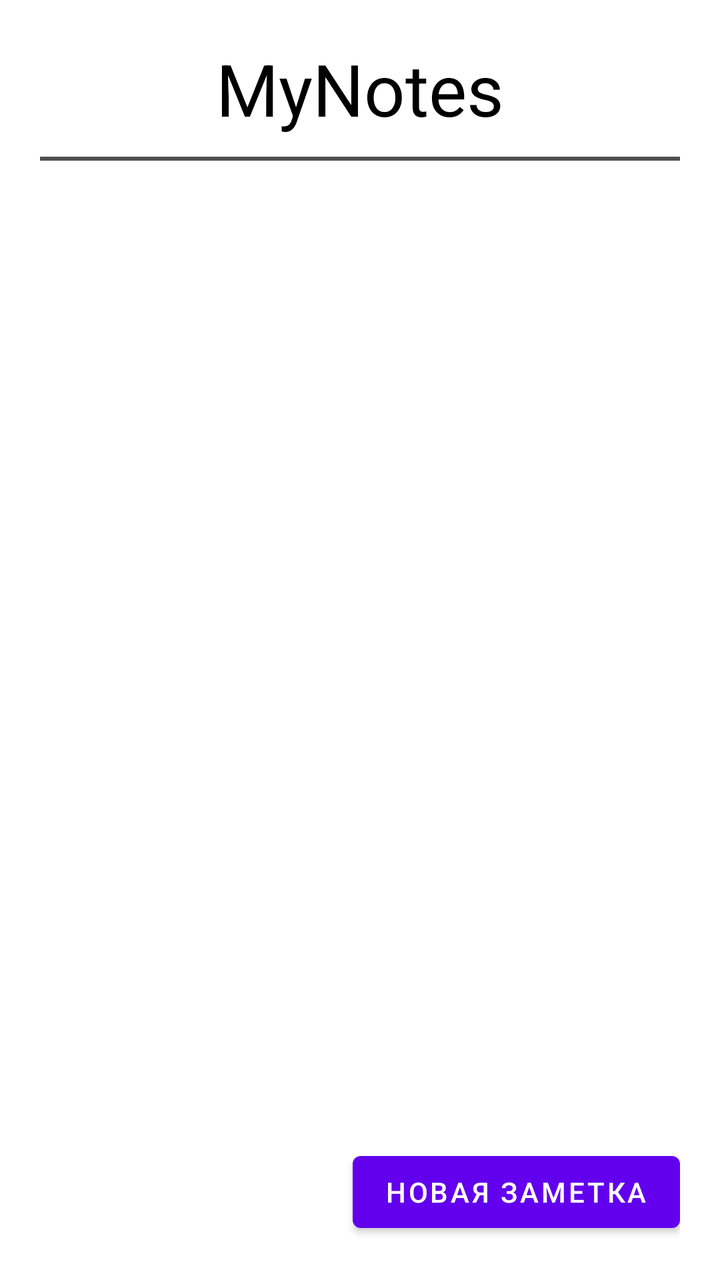
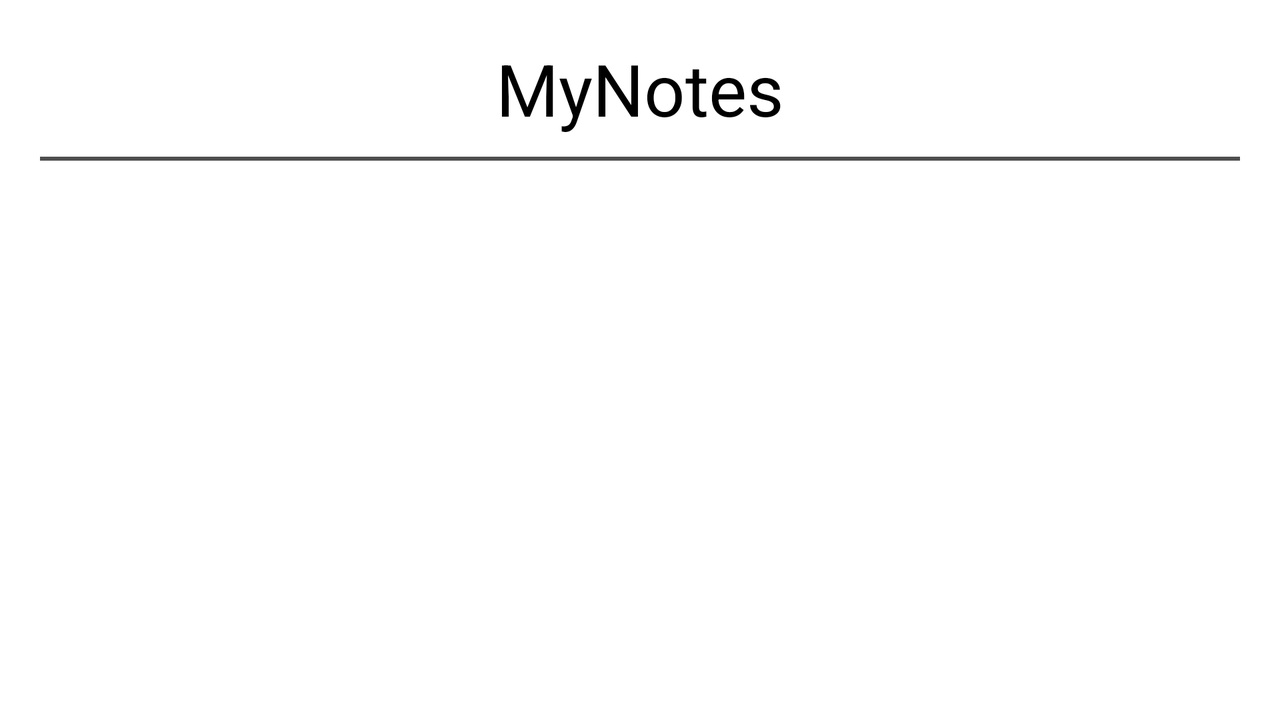

Two renders of one Android screen. The first uses the default layout on a phone; the second uses the alternative layout the repository ships for a different screen configuration, on a matching device. The two XML files are below.
<!-- AndroidManifest.xml: application theme Theme.MyNotes -->
<!-- res/layout/activity_notes.xml -->
<?xml version="1.0" encoding="utf-8"?>
<FrameLayout xmlns:android="http://schemas.android.com/apk/res/android"
    xmlns:app="http://schemas.android.com/apk/res-auto"
    xmlns:tools="http://schemas.android.com/tools"
    android:layout_width="match_parent"
    android:layout_height="match_parent"
    android:padding="@dimen/main_activity_padding"
    tools:context="ui.NotesActivity">

    <Button
        android:id="@+id/new_note_btn"
        android:layout_width="wrap_content"
        android:layout_height="wrap_content"
        android:layout_gravity="end|end|bottom"
        android:text="@string/new_note_btn"/>

    <LinearLayout
        android:id="@+id/notes_container"
        android:layout_width="match_parent"
        android:layout_height="match_parent"
        android:orientation="vertical">

        <TextView
            android:layout_width="match_parent"
            android:layout_height="wrap_content"
            android:layout_marginBottom="@dimen/default_margin_bottom"
            android:gravity="center"
            android:text="@string/Logo_txt"
            android:textColor="@color/black"
            android:textSize="@dimen/logo_text_size" />

        <View
            android:layout_width="wrap_content"
            android:layout_height="@dimen/line_height"
            android:background="@color/color_grey"
            android:layout_marginBottom="@dimen/default_margin_bottom"/>

    </LinearLayout>


</FrameLayout>
<!-- resources referenced by this layout -->
<resources>
  <color name="black">#FF000000</color>
  <color name="color_grey">#4f4f4f</color>
  <dimen name="default_margin_bottom">10dp</dimen>
  <dimen name="line_height">2dp</dimen>
  <dimen name="logo_text_size">36sp</dimen>
  <dimen name="main_activity_padding">20dp</dimen>
  <string name="Logo_txt">MyNotes</string>
  <string name="new_note_btn">Новая заметка</string>
  <style name="Theme.MyNotes" parent="Theme.MaterialComponents.Light.DarkActionBar">
          
          <item name="colorPrimary">@color/purple_500</item>
          <item name="colorPrimaryVariant">@color/purple_700</item>
          <item name="colorOnPrimary">@color/white</item>
          
          <item name="colorSecondary">@color/teal_200</item>
          <item name="colorSecondaryVariant">@color/teal_700</item>
          <item name="colorOnSecondary">@color/black</item>
          
          <item name="android:statusBarColor">?attr/colorPrimaryVariant</item>
          
      </style>
  <color name="purple_500">#FF6200EE</color>
  <color name="purple_700">#FF3700B3</color>
  <color name="white">#FFFFFFFF</color>
  <color name="teal_200">#FF03DAC5</color>
  <color name="teal_700">#FF018786</color>
</resources>
<!-- res/layout-land/activity_notes.xml (the repository's variant of the layout above) -->
<!-- drawn on the phone turned sideways -->
<?xml version="1.0" encoding="utf-8"?>
<LinearLayout xmlns:android="http://schemas.android.com/apk/res/android"
    android:layout_width="match_parent"
    android:layout_height="match_parent"
    android:padding="@dimen/main_activity_padding"
    android:orientation="vertical">

    <TextView
        android:layout_width="match_parent"
        android:layout_height="wrap_content"
        android:layout_marginBottom="@dimen/default_margin_bottom"
        android:gravity="center"
        android:text="@string/Logo_txt"
        android:textColor="@color/black"
        android:textSize="@dimen/logo_text_size" />

    <View
        android:layout_width="wrap_content"
        android:layout_height="@dimen/line_height"
        android:layout_marginBottom="@dimen/default_margin_bottom"
        android:background="@color/color_grey" />

    <GridLayout
        android:layout_width="match_parent"
        android:layout_height="match_parent"
        android:columnCount="2">

        <LinearLayout
            android:id="@+id/notes_container"
            android:layout_width="0dp"
            android:layout_height="match_parent"
            android:layout_columnWeight="1"
            android:orientation="vertical"/>

        <LinearLayout
            android:id="@+id/notes_detail"
            android:layout_width="0dp"
            android:layout_height="match_parent"
            android:layout_columnWeight="1"
            android:orientation="vertical" >
        </LinearLayout>

            
        

    </GridLayout>


</LinearLayout>
<!-- resources referenced by the variant -->
<!-- as the phone turned sideways resolves them -->
<resources>
  <color name="black">#FF000000</color>
  <color name="color_grey">#4f4f4f</color>
  <dimen name="default_margin_bottom">10dp</dimen>
  <dimen name="line_height">2dp</dimen>
  <dimen name="logo_text_size">36sp</dimen>
  <dimen name="main_activity_padding">20dp</dimen>
  <string name="Logo_txt">MyNotes</string>
  <style name="Theme.MyNotes" parent="Theme.MaterialComponents.Light.DarkActionBar">
          
          <item name="colorPrimary">@color/purple_500</item>
          <item name="colorPrimaryVariant">@color/purple_700</item>
          <item name="colorOnPrimary">@color/white</item>
          
          <item name="colorSecondary">@color/teal_200</item>
          <item name="colorSecondaryVariant">@color/teal_700</item>
          <item name="colorOnSecondary">@color/black</item>
          
          <item name="android:statusBarColor">?attr/colorPrimaryVariant</item>
          
      </style>
  <color name="purple_500">#FF6200EE</color>
  <color name="purple_700">#FF3700B3</color>
  <color name="white">#FFFFFFFF</color>
  <color name="teal_200">#FF03DAC5</color>
  <color name="teal_700">#FF018786</color>
</resources>
